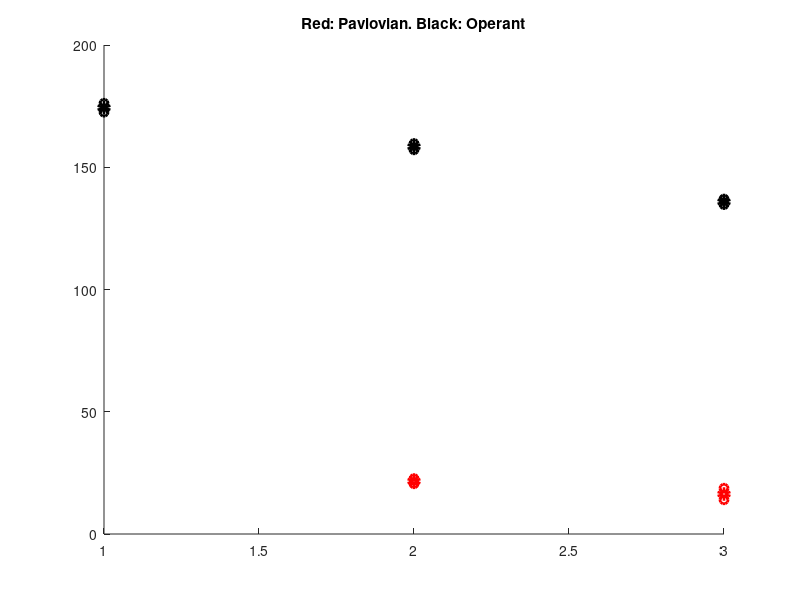

This chart was generated by the following MATLAB code:
% organize data 
avPeriRewPlumeSize_Pav = [18.9241,8.8845,19.1906,9.0622,32.3605,41.2160];
avPostRewPlumeSize_Pav = [6.2192,4.3534,34.7875,20.0796];

avStimPlumeSize_Op = [385.0916,181.3686,108.0866,205.1547,146.5074,195.5378,82.5511,245.1518,73.0091,121.2009,173.2307,300.0011,110.1774,113.7804];
avPeriRewPlumeSize_Op = [664.1715,337.6633,239.5522,295.3415,199.3765,135.3161,124.8767,165.3130,117.8684,68.2923,72.2322,98.6444,85.1389,59.7347,79.6463,202.4344,67.6994,128.1808,44.8010,89.6021,89.6021,62.2237,215.9640];
avPostRewPlumeSize_Op = [168.0151,273.6832,186.7205,430.5274,120.6292,80.9640,276.0876,129.5802,54.2836,140.0868,78.7988,102.9638,67.7594,67.5418,80.8834,74.6515,85.4941,96.7134,161.9475,39.8232];

% jack knife to get jack knifed averages (when jack knifing remove entire
% mouse from all time epochs at once) 
inds = 1:length(avPeriRewPlumeSize_Pav);
AvPeriRewPlumeSize_Pav = nan(1,length(avPeriRewPlumeSize_Pav));
for j = inds
    AvPeriRewPlumeSize_Pav(j) = mean(avPeriRewPlumeSize_Pav(setdiff(1:end,j)));
end 
inds = 1:length(avPostRewPlumeSize_Pav);
AvPostRewPlumeSize_Pav = nan(1,length(avPostRewPlumeSize_Pav));
for j = inds
    AvPostRewPlumeSize_Pav(j) = mean(avPostRewPlumeSize_Pav(setdiff(1:end,j)));
end 

inds = 1:length(avStimPlumeSize_Op);
AvStimPlumeSize_Op = nan(1,length(avStimPlumeSize_Op));
for j = inds
    AvStimPlumeSize_Op(j) = mean(avStimPlumeSize_Op(setdiff(1:end,j)));
end 
inds = 1:length(avPeriRewPlumeSize_Op);
AvPeriRewPlumeSize_Op = nan(1,length(avPeriRewPlumeSize_Op));
for j = inds
    AvPeriRewPlumeSize_Op(j) = mean(avPeriRewPlumeSize_Op(setdiff(1:end,j)));
end 
inds = 1:length(avPostRewPlumeSize_Op);
AvPostRewPlumeSize_Op = nan(1,length(avPostRewPlumeSize_Op));
for j = inds
    AvPostRewPlumeSize_Op(j) = mean(avPostRewPlumeSize_Op(setdiff(1:end,j)));
end 



% determine the average and SE of the jack knifed averages 
avJPeriRewPlumes_Pav = mean(AvPeriRewPlumeSize_Pav);
avJPostRewPlumes_Pav = mean(AvPostRewPlumeSize_Pav);

avJStimPlumes_Op = mean(AvStimPlumeSize_Op);
avJPeriRewPlumes_Op = mean(AvPeriRewPlumeSize_Op); 
avJPostRewPlumes_Op = mean(AvPostRewPlumeSize_Op); 

SEMperiRew_Pav = (std(AvPeriRewPlumeSize_Pav))/(sqrt(size(AvPeriRewPlumeSize_Pav,2)));
SEMpostRew_Pav = (std(AvPostRewPlumeSize_Pav))/(sqrt(size(AvPostRewPlumeSize_Pav,2)));

SEMstim_Op = (std(AvStimPlumeSize_Op))/(sqrt(size(AvStimPlumeSize_Op,2)));
SEMperiRew_Op = (std(AvPeriRewPlumeSize_Op))/(sqrt(size(AvPeriRewPlumeSize_Op,2)));
SEMpostRew_Op = (std(AvPostRewPlumeSize_Op))/(sqrt(size(AvPostRewPlumeSize_Op,2)));

scatter([2,3],[avJPeriRewPlumes_Pav,avJPostRewPlumes_Pav],'LineWidth',4,'MarkerFaceColor','none','MarkerEdgeColor','red')
hold on; 
scatter([2,3],[avJPeriRewPlumes_Pav+SEMperiRew_Pav,avJPostRewPlumes_Pav+SEMpostRew_Pav],'LineWidth',2,'MarkerFaceColor','none','MarkerEdgeColor','red')
hold on; 
scatter([2,3],[avJPeriRewPlumes_Pav-SEMperiRew_Pav,avJPostRewPlumes_Pav-SEMpostRew_Pav],'LineWidth',2,'MarkerFaceColor','none','MarkerEdgeColor','red')
hold on;
scatter([1,2,3],[avJStimPlumes_Op,avJPeriRewPlumes_Op,avJPostRewPlumes_Op],'LineWidth',4,'MarkerFaceColor','none','MarkerEdgeColor','black')
hold on; 
scatter([1,2,3],[avJStimPlumes_Op+SEMstim_Op,avJPeriRewPlumes_Op+SEMperiRew_Op,avJPostRewPlumes_Op+SEMpostRew_Op],'LineWidth',2,'MarkerFaceColor','none','MarkerEdgeColor','black')
hold on; 
scatter([1,2,3],[avJStimPlumes_Op-SEMstim_Op,avJPeriRewPlumes_Op-SEMperiRew_Op,avJPostRewPlumes_Op-SEMpostRew_Op],'LineWidth',2,'MarkerFaceColor','none','MarkerEdgeColor','black')
title('Red: Pavlovian. Black: Operant')
% set(gca, 'yscale','log') 

% wilcoxon rank sum test of jack knifed data (independent) 
p_periRewVsPostRew_Pav = ranksum(AvPeriRewPlumeSize_Pav,AvPostRewPlumeSize_Pav);

p_stimVsPeriRew_Op = ranksum(AvStimPlumeSize_Op,AvPeriRewPlumeSize_Op);
p_stimVsPostRew_Op = ranksum(AvStimPlumeSize_Op,AvPostRewPlumeSize_Op);
p_PeriRewVsPostRew_Op = ranksum(AvPeriRewPlumeSize_Op,AvPostRewPlumeSize_Op);

p_periRew_PavVsOp = ranksum(AvPeriRewPlumeSize_Pav,AvPeriRewPlumeSize_Op);
p_postRew_PavVsOp = ranksum(AvPostRewPlumeSize_Pav,AvPostRewPlumeSize_Op);